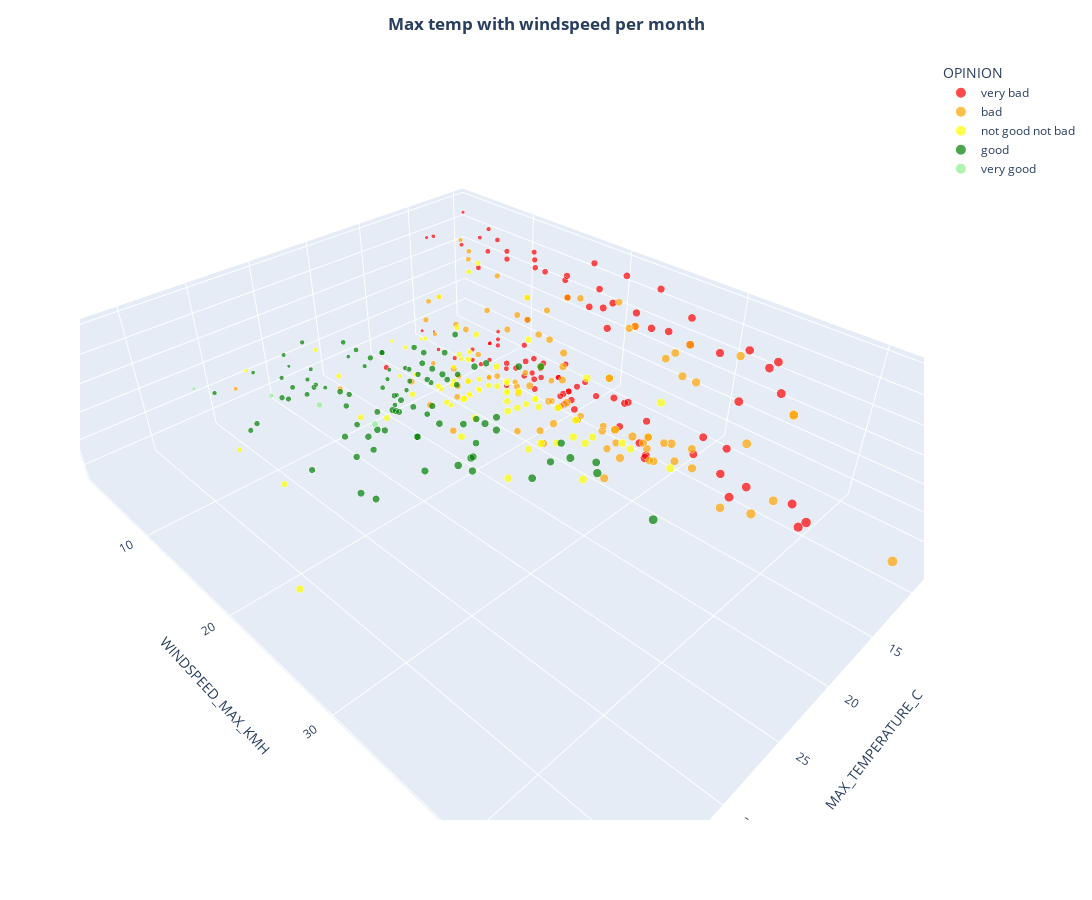

Notebook code cell kept with this figure:
### Code cell
# OK, you can move the cube with your mouse, that's impressive. But it's not readable, let's try another thing with the same data.


fig = px.scatter_3d(df_weather, x = 'MAX_TEMPERATURE_C',
                    y='WINDSPEED_MAX_KMH',
                    z='MONTH',
                    color = 'OPINION',
                    color_discrete_sequence=["red", "orange", "yellow", "green", "lightgreen"],
                    size='WINDSPEED_MAX_KMH',
                    size_max=10) 

fig.update_layout(title_text ='<b>Max temp with windspeed per month<b>',
                  title_x = 0.5,
                  width = 1200, height = 900)
fig.show()

### Figure 1 — Plotly figure (JSON) as saved in the notebook; plotly's stock layout.template omitted (floating-point values rounded to 4 significant figures)
{"data": [{"hovertemplate": "OPINION=very bad<br>MAX_TEMPERATURE_C=%{x}<br>WINDSPEED_MAX_KMH=%{marker.size}<br>MONTH=%{z}<extra></extra>", "legendgroup": "very bad", "marker": {"color": "red", "size": [10, 18, 18, 15, 8, 7, 9, 18, 14, 10, 12, 3, 15, 18, 16, 16, 8, 18, 25, 8, 38, 14, 24, 20, 30, 30, 10, 32, 9, 40, 20, 7, 15, 15, 9, 28, 22, 20, 36, 34, 17, 5, 21, 18, 17, 25, 24, 16, 15, 16, 14, 30, 26, 17, 37, 42, 13, 34, 19, 36, 22, 26, 28, 20, 16, 5, 14, 18, 8, 8, 15, 13, 20, 32, 12, 22, 25, 19, 9, 5, 26, 24, 29, 31, 36, 22, 14, 38, 28, 36, 34, 19, 26, 24, 12, 11, 7, 13], "sizemode": "area", "sizeref": 0.46, "symbol": "circle"}, "mode": "markers", "name": "very bad", "scene": "scene", "showlegend": true, "type": "scatter3d", "x": [9, 8, 6, 5, 6, 5, 10, 7, 7, 10, 9, 9, 8, 9, 7, 7, 7, 8, 7, 7, 8, 8, 9, 7, 8, 7, 8, 7, 10, 11, 10, 12, 10, 12, 12, 12, 12, 11, 11, 11, 11, 12, 12, 12, 10, 10, 10, 10, 12, 12, 9, 14, 11, 12, 15, 15, 22, 20, 14, 14, 11, 11, 10, 11, 9, 11, 8, 9, 8, 10, 9, 7, 11, 10, 12, 7, 7, 7, 8, 7, 11, 11, 9, 12, 10, 10, 11, 13, 12, 11, 10, 10, 14, 12, 11, 9, 12, 10], "y": [10, 18, 18, 15, 8, 7, 9, 18, 14, 10, 12, 3, 15, 18, 16, 16, 8, 18, 25, 8, 38, 14, 24, 20, 30, 30, 10, 32, 9, 40, 20, 7, 15, 15, 9, 28, 22, 20, 36, 34, 17, 5, 21, 18, 17, 25, 24, 16, 15, 16, 14, 30, 26, 17, 37, 42, 13, 34, 19, 36, 22, 26, 28, 20, 16, 5, 14, 18, 8, 8, 15, 13, 20, 32, 12, 22, 25, 19, 9, 5, 26, 24, 29, 31, 36, 22, 14, 38, 28, 36, 34, 19, 26, 24, 12, 11, 7, 13], "z": [1, 1, 1, 1, 1, 1, 1, 1, 1, 1, 1, 1, 1, 1, 1, 1, 1, 1, 1, 1, 1, 1, 1, 1, 1, 2, 2, 2, 2, 2, 2, 2, 2, 2, 2, 3, 3, 3, 3, 3, 3, 3, 3, 3, 4, 4, 4, 4, 4, 4, 4, 4, 5, 5, 5, 6, 7, 9, 10, 11, 11, 11, 11, 11, 11, 11, 11, 11, 11, 11, 11, 11, 11, 11, 11, 12, 12, 12, 12, 12, 12, 12, 12, 12, 12, 12, 12, 12, 12, 12, 12, 12, 12, 12, 12, 12, 12, 12]}, {"hovertemplate": "OPINION=bad<br>MAX_TEMPERATURE_C=%{x}<br>WINDSPEED_MAX_KMH=%{marker.size}<br>MONTH=%{z}<extra></extra>", "legendgroup": "bad", "marker": {"color": "orange", "size": [18, 19, 14, 12, 12, 21, 17, 26, 24, 28, 29, 26, 36, 46, 28, 23, 31, 31, 38, 30, 28, 30, 24, 22, 33, 29, 17, 11, 19, 17, 27, 23, 9, 16, 16, 15, 17, 25, 15, 23, 21, 8, 13, 32, 17, 28, 27, 23, 20, 33, 25, 31, 31, 24, 41, 19, 35, 14, 25, 16, 17, 28, 33, 28, 38, 28, 12, 16, 22, 19, 21, 19, 18, 12, 19, 25, 32, 39, 30, 26, 20, 14, 18, 33, 39, 30, 23, 12, 27, 34, 22, 11, 31, 9], "sizemode": "area", "sizeref": 0.46, "symbol": "circle"}, "mode": "markers", "name": "bad", "scene": "scene", "showlegend": true, "type": "scatter3d", "x": [10, 10, 10, 11, 11, 10, 9, 12, 11, 11, 12, 13, 14, 11, 11, 13, 12, 10, 11, 13, 11, 12, 14, 18, 13, 13, 12, 16, 15, 15, 15, 15, 14, 17, 18, 17, 19, 19, 15, 16, 23, 31, 26, 21, 23, 22, 20, 19, 24, 21, 17, 19, 19, 19, 20, 21, 19, 19, 17, 18, 18, 20, 20, 16, 16, 16, 16, 15, 15, 14, 15, 12, 14, 17, 16, 17, 14, 13, 12, 11, 11, 12, 13, 14, 13, 13, 9, 13, 13, 11, 12, 12, 12, 11], "y": [18, 19, 14, 12, 12, 21, 17, 26, 24, 28, 29, 26, 36, 46, 28, 23, 31, 31, 38, 30, 28, 30, 24, 22, 33, 29, 17, 11, 19, 17, 27, 23, 9, 16, 16, 15, 17, 25, 15, 23, 21, 8, 13, 32, 17, 28, 27, 23, 20, 33, 25, 31, 31, 24, 41, 19, 35, 14, 25, 16, 17, 28, 33, 28, 38, 28, 12, 16, 22, 19, 21, 19, 18, 12, 19, 25, 32, 39, 30, 26, 20, 14, 18, 33, 39, 30, 23, 12, 27, 34, 22, 11, 31, 9], "z": [1, 1, 1, 1, 1, 1, 2, 2, 2, 2, 2, 2, 3, 3, 3, 3, 3, 3, 3, 3, 3, 4, 4, 4, 4, 4, 4, 4, 5, 5, 5, 5, 5, 5, 5, 5, 5, 6, 6, 6, 6, 7, 7, 7, 8, 8, 8, 8, 8, 9, 9, 9, 9, 9, 9, 9, 10, 10, 10, 10, 10, 10, 10, 10, 10, 10, 10, 10, 10, 10, 10, 10, 10, 10, 10, 11, 11, 11, 11, 11, 11, 11, 11, 11, 11, 11, 11, 12, 12, 12, 12, 12, 12, 12]}, {"hovertemplate": "OPINION=not good not bad<br>MAX_TEMPERATURE_C=%{x}<br>WINDSPEED_MAX_KMH=%{marker.size}<br>MONTH=%{z}<extra></extra>", "legendgroup": "not good not bad", "marker": {"color": "yellow", "size": [14, 12, 14, 23, 10, 8, 14, 14, 14, 14, 23, 28, 6, 15, 10, 19, 19, 19, 15, 13, 6, 17, 17, 12, 28, 18, 24, 32, 9, 9, 13, 18, 19, 27, 21, 16, 15, 23, 18, 17, 15, 27, 14, 23, 21, 28, 26, 18, 13, 22, 18, 28, 27, 17, 24, 18, 32, 21, 21, 24, 19, 13, 9, 8, 15, 24, 32, 18, 22, 27, 12, 21, 24, 18, 12, 13], "sizemode": "area", "sizeref": 0.46, "symbol": "circle"}, "mode": "markers", "name": "not good not bad", "scene": "scene", "showlegend": true, "type": "scatter3d", "x": [13, 15, 14, 15, 13, 17, 17, 14, 15, 14, 13, 13, 13, 15, 17, 13, 13, 14, 16, 17, 16, 14, 14, 14, 14, 15, 19, 14, 17, 15, 14, 16, 16, 16, 17, 17, 19, 15, 15, 20, 16, 18, 16, 17, 18, 18, 20, 34, 34, 22, 26, 25, 39, 23, 25, 28, 23, 22, 22, 21, 21, 26, 25, 30, 17, 20, 16, 18, 20, 17, 16, 16, 18, 13, 13, 13], "y": [14, 12, 14, 23, 10, 8, 14, 14, 14, 14, 23, 28, 6, 15, 10, 19, 19, 19, 15, 13, 6, 17, 17, 12, 28, 18, 24, 32, 9, 9, 13, 18, 19, 27, 21, 16, 15, 23, 18, 17, 15, 27, 14, 23, 21, 28, 26, 18, 13, 22, 18, 28, 27, 17, 24, 18, 32, 21, 21, 24, 19, 13, 9, 8, 15, 24, 32, 18, 22, 27, 12, 21, 24, 18, 12, 13], "z": [2, 2, 2, 2, 2, 2, 2, 2, 2, 3, 3, 3, 3, 3, 3, 3, 3, 3, 3, 3, 4, 4, 4, 4, 4, 4, 4, 4, 5, 5, 5, 5, 5, 5, 5, 5, 5, 5, 5, 5, 6, 6, 6, 6, 6, 6, 6, 6, 6, 7, 7, 7, 7, 7, 8, 8, 8, 8, 8, 8, 8, 8, 8, 8, 9, 9, 10, 10, 10, 10, 10, 10, 10, 11, 11, 12]}, {"hovertemplate": "OPINION=good<br>MAX_TEMPERATURE_C=%{x}<br>WINDSPEED_MAX_KMH=%{marker.size}<br>MONTH=%{z}<extra></extra>", "legendgroup": "good", "marker": {"color": "green", "size": [10, 10, 11, 8, 9, 13, 26, 16, 8, 21, 11, 10, 29, 26, 13, 7, 9, 20, 5, 17, 14, 16, 16, 17, 8, 19, 15, 13, 15, 16, 9, 23, 18, 10, 17, 18, 26, 24, 20, 12, 19, 25, 9, 21, 15, 21, 14, 7, 17, 13, 23, 22, 29, 19, 8, 12, 19, 22, 37, 25, 24, 11, 13, 19, 14, 13, 9, 20, 24, 14, 14, 9, 17, 20, 14, 18, 16, 19, 17, 11, 16, 21, 14, 15, 20, 31, 33, 27, 27, 17, 24, 21, 23], "sizemode": "area", "sizeref": 0.46, "symbol": "circle"}, "mode": "markers", "name": "good", "scene": "scene", "showlegend": true, "type": "scatter3d", "x": [18, 19, 20, 18, 19, 18, 19, 21, 24, 21, 21, 18, 18, 18, 20, 21, 21, 20, 25, 23, 20, 18, 19, 19, 25, 28, 20, 20, 23, 27, 26, 31, 32, 26, 24, 25, 26, 28, 30, 28, 27, 25, 28, 26, 27, 26, 26, 29, 26, 33, 32, 23, 24, 23, 27, 29, 26, 25, 23, 23, 22, 23, 28, 30, 33, 30, 33, 29, 23, 23, 24, 26, 20, 19, 23, 22, 21, 22, 22, 24, 28, 29, 31, 21, 27, 23, 23, 27, 28, 19, 18, 21, 19], "y": [10, 10, 11, 8, 9, 13, 26, 16, 8, 21, 11, 10, 29, 26, 13, 7, 9, 20, 5, 17, 14, 16, 16, 17, 8, 19, 15, 13, 15, 16, 9, 23, 18, 10, 17, 18, 26, 24, 20, 12, 19, 25, 9, 21, 15, 21, 14, 7, 17, 13, 23, 22, 29, 19, 8, 12, 19, 22, 37, 25, 24, 11, 13, 19, 14, 13, 9, 20, 24, 14, 14, 9, 17, 20, 14, 18, 16, 19, 17, 11, 16, 21, 14, 15, 20, 31, 33, 27, 27, 17, 24, 21, 23], "z": [2, 2, 2, 3, 3, 4, 4, 4, 4, 4, 4, 4, 5, 5, 5, 5, 5, 5, 5, 6, 6, 6, 6, 6, 6, 6, 6, 6, 6, 6, 6, 6, 6, 6, 7, 7, 7, 7, 7, 7, 7, 7, 7, 7, 7, 7, 7, 7, 7, 7, 7, 7, 7, 7, 8, 8, 8, 8, 8, 8, 8, 8, 8, 8, 8, 8, 8, 8, 8, 9, 9, 9, 9, 9, 9, 9, 9, 9, 9, 9, 9, 9, 9, 9, 9, 9, 9, 9, 9, 10, 10, 10, 10]}, {"hovertemplate": "OPINION=very good<br>MAX_TEMPERATURE_C=%{x}<br>WINDSPEED_MAX_KMH=%{marker.size}<br>MONTH=%{z}<extra></extra>", "legendgroup": "very good", "marker": {"color": "lightgreen", "size": [9, 18, 6, 15], "sizemode": "area", "sizeref": 0.46, "symbol": "circle"}, "mode": "markers", "name": "very good", "scene": "scene", "showlegend": true, "type": "scatter3d", "x": [29, 27, 33, 29], "y": [9, 18, 6, 15], "z": [6, 7, 7, 8]}], "layout": {"height": 900, "legend": {"itemsizing": "constant", "title": {"text": "OPINION"}, "tracegroupgap": 0}, "margin": {"t": 60}, "scene": {"domain": {"x": [0, 1], "y": [0, 1]}, "xaxis": {"title": {"text": "MAX_TEMPERATURE_C"}}, "yaxis": {"title": {"text": "WINDSPEED_MAX_KMH"}}, "zaxis": {"title": {"text": "MONTH"}}}, "title": {"text": "<b>Max temp with windspeed per month<b>", "x": 0.5}, "width": 1200}}
